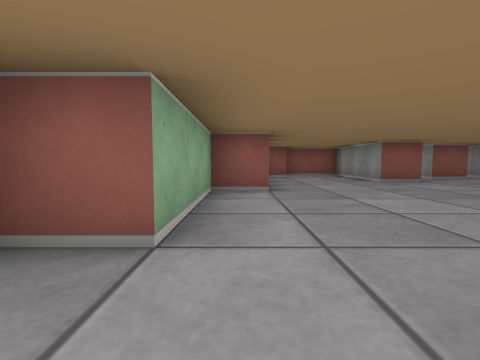
view 1 (above)

17 first-person views from a walk through a cub3D ray-caster map. The camera is about half as high as the walls, tilts 4° down and sees 85° across. The floor is counted in squares. Each view is taken from the middle of a square. On the plan, view 1 faces up. The plan holds only what a view shows up to about 9 squares ahead; the rest is blank.

view 2
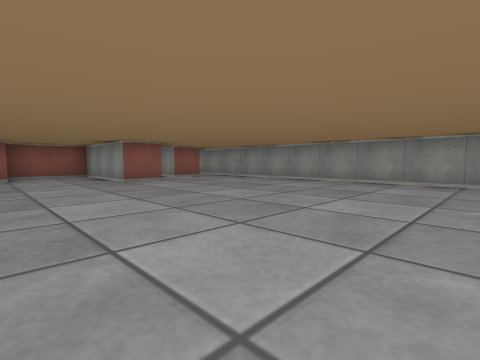

view 3
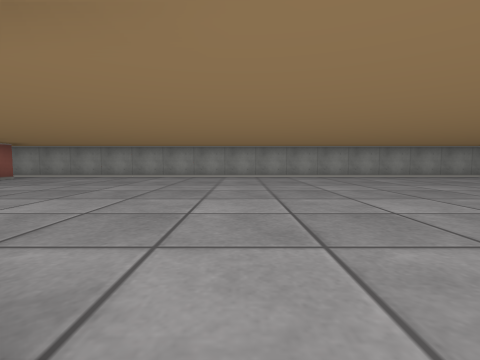

view 4
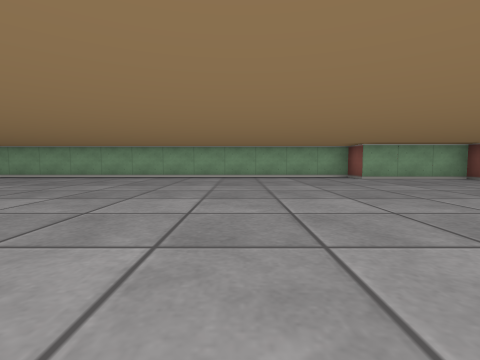

view 5
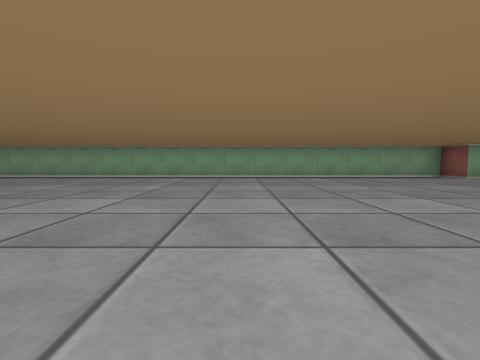

view 6
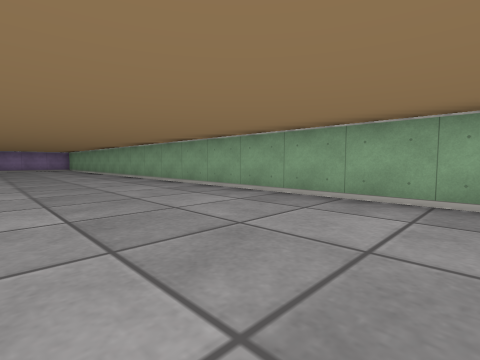

view 7
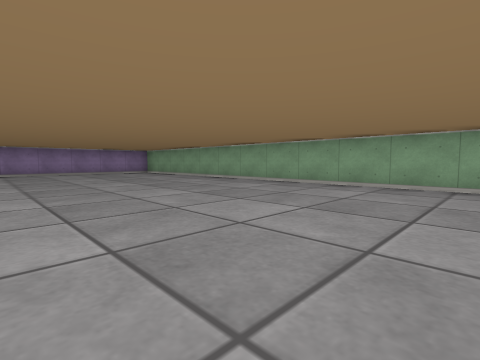

view 8
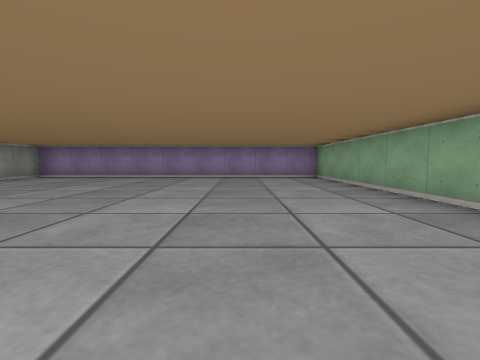

view 9
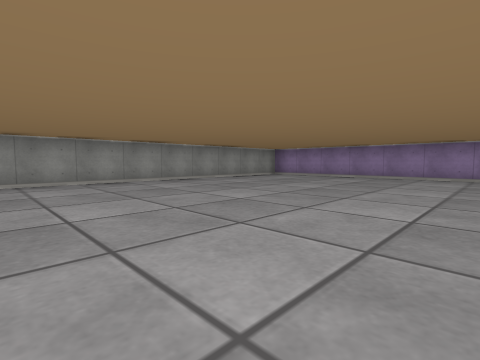

view 10
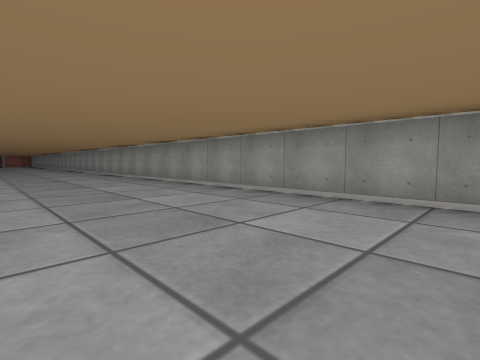

view 11
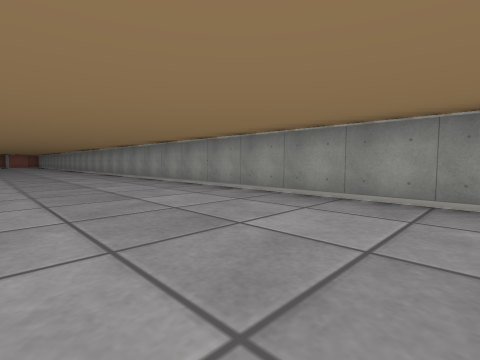

view 12
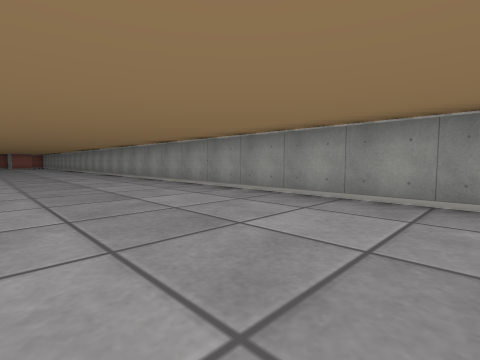

view 13
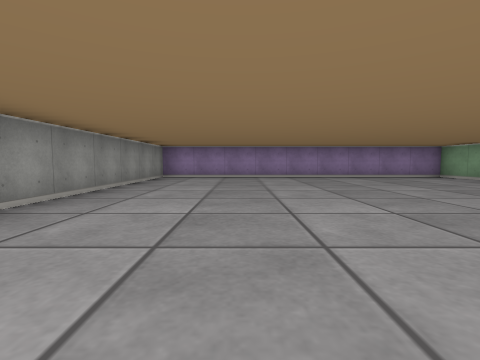

view 14
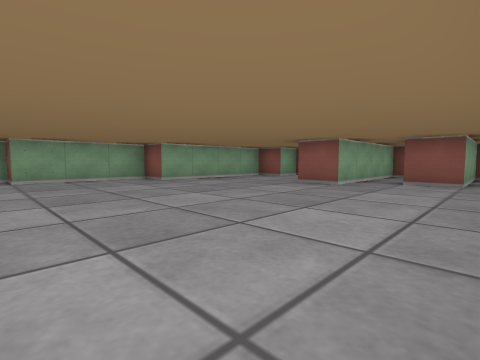

view 15
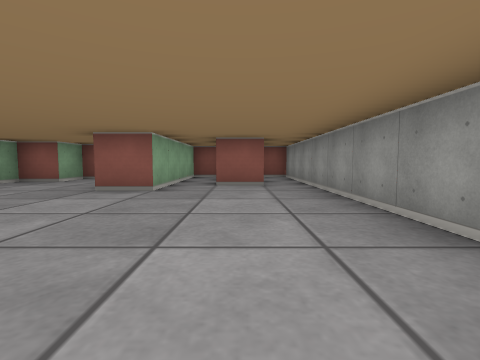

view 16
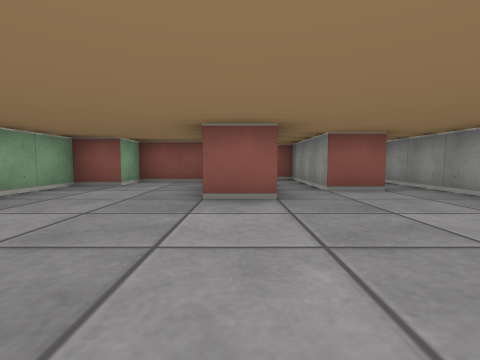

view 17
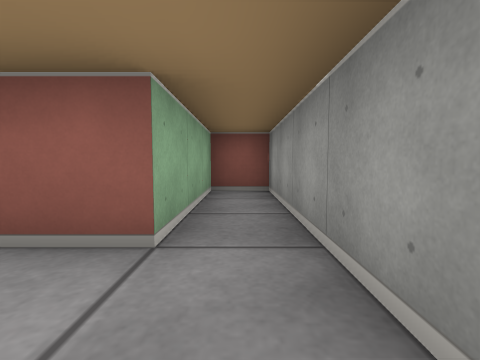

### Floor plan
Points are (right, up) in squares from view 1. A wall is a line through its corners. A room is listed if a view was taken in it or the views show most of it. See-through windows are left out.
Room 1 (views 1, 2, 3, 4, 5, 6, 7, 8, 9, 10, 11, 12, 13, 14, 15, 16, 17)
walls: (-0.5, 1.5) (-1.5, 1.5) (-1.5, -26.5) (7.5, -26.5) (7.5, 10.5) (6.5, 10.5) (6.5, 7.5) (5.5, 7.5) (5.5, 10.5) (4.5, 10.5) (4.5, 6.5) (3.5, 6.5) (3.5, 9.5) (1.5, 9.5) (1.5, 8.5) (0.5, 8.5) (0.5, 4.5) (-0.5, 4.5) (-0.5, 1.5)

Where each view was taken, in squares from view 1:
view 1: 0 up, 0 right, facing up
view 2: 0 up, 1 right, facing up-right
view 3: 1 up, 1 left, facing right
view 4: 2 down, 7 right, facing left
view 5: 5 down, 7 right, facing left
view 6: 10 down, 2 right, facing down-left
view 7: 15 down, 4 right, facing down-left
view 8: 18 down, 1 right, facing down
view 9: 18 down, 1 right, facing down-right
view 10: 20 down, 4 right, facing up-right
view 11: 16 down, 4 right, facing up-right
view 12: 14 down, 4 right, facing up-right
view 13: 18 down, 5 right, facing down
view 14: 1 up, 7 right, facing up-left
view 15: 2 up, 6 right, facing up
view 16: 3 up, 4 right, facing up
view 17: 6 up, 7 right, facing up
